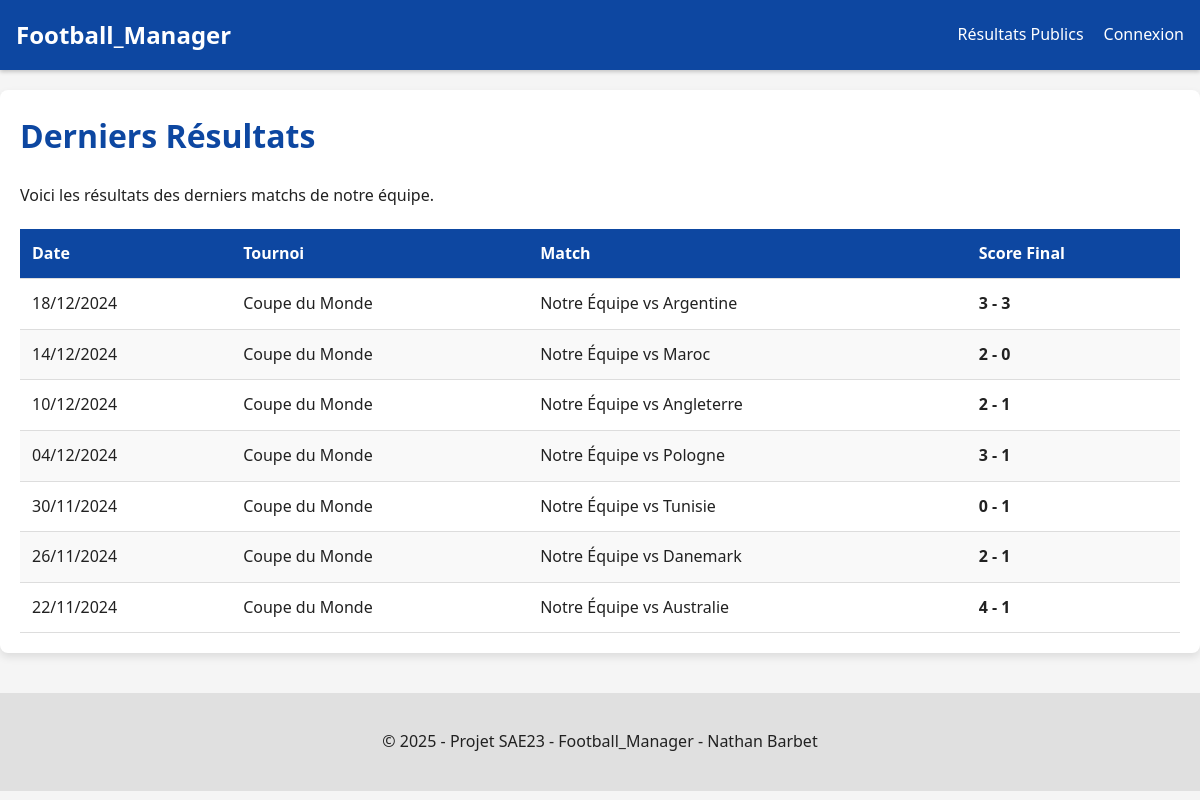
/public.php, run on an earlier commit of the app's database.
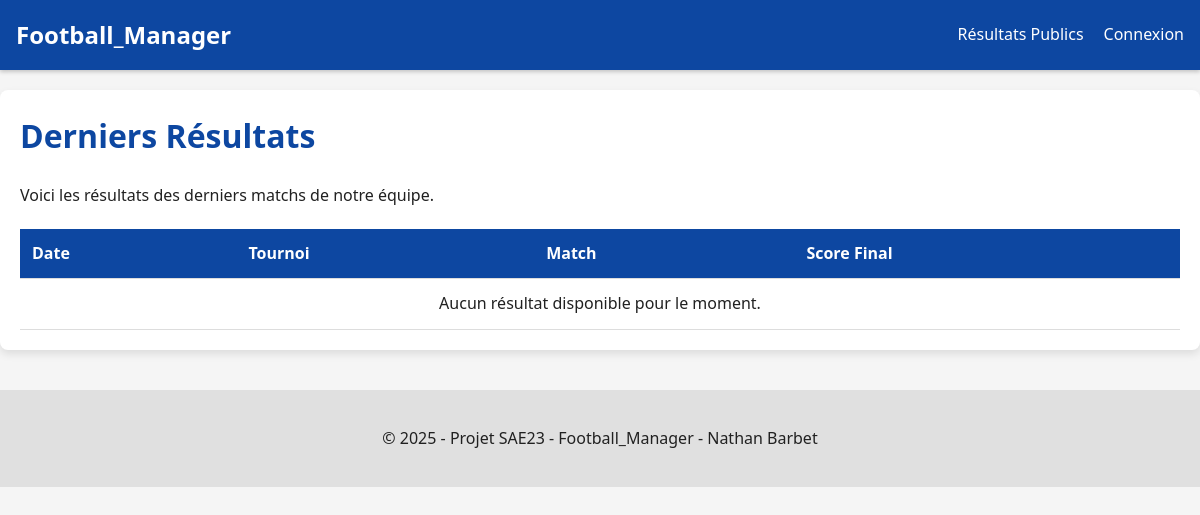
And on a later commit of the database.
### tables this page shows
CREATE TABLE matchs (
                        id_match INT PRIMARY KEY AUTO_INCREMENT,
                        adversaire VARCHAR(100) NOT NULL,
                        photo_adversaire VARCHAR(255) DEFAULT 'default_logo.png',
                        date_match DATETIME NOT NULL,
                        lieu VARCHAR(100),
                        score_equipe INT DEFAULT NULL,
                        score_adversaire INT DEFAULT NULL,
                        tournoi VARCHAR(100),
     
                        CONSTRAINT chk_scores CHECK (score_equipe >= 0 AND score_adversaire >= 0)
);

### public.php (the view, shortened to what this page needs)
<?php
include_once 'config.php';
$stmt = $pdo->query(
    "SELECT * FROM matchs
     WHERE date_match < NOW() AND score_equipe IS NOT NULL
     ORDER BY date_match DESC
     LIMIT 10"
);
$matchs_joues = $stmt->fetchAll();
include 'header.php';
?>
<h1>Derniers Résultats</h1>
<p>Voici les résultats des derniers matchs de notre équipe.</p>
<table>
    <thead>
    <tr>
        <th>Date</th>
        <th>Tournoi</th>
        <th>Match</th>
        <th>Score Final</th>
    </tr>
    </thead>
    <tbody>
    <?php if ($matchs_joues): ?>
        <?php foreach ($matchs_joues as $match): ?>
            <tr>
                <td><?php echo date('d/m/Y', strtotime($match['date_match'])); ?></td>
                <td><?php echo htmlspecialchars($match['tournoi']); ?></td>
                <td>Notre Équipe vs <?php echo htmlspecialchars($match['adversaire']); ?></td>
                <td>
                    <strong><?php echo htmlspecialchars($match['score_equipe']); ?> - <?php echo htmlspecialchars($match['score_adversaire']); ?></strong>
                </td>
            </tr>
        <?php endforeach; ?>
    <?php else: ?>
        <tr>
            <td colspan="4" style="text-align:center;">Aucun résultat disponible pour le moment.</td>
        </tr>
    <?php endif; ?>
    </tbody>
</table>
<?php include 'footer.php'; ?>

### header.php (shortened to what this page needs)
<!DOCTYPE html>
<html lang="fr">
<head>
    <link rel="stylesheet" href="style.css">
</head>
<body>
<nav>
    <div class="logo">Football_Manager</div>
    <ul>
        <?php if (isset($_SESSION['user_id'])): ?>
            <li><a href="dashboard.php">Tableau de bord</a></li>
            <?php if ($_SESSION['user_role'] === 'manager'): ?>
                <li><a href="manager_joueurs.php">Gérer les Joueurs</a></li>
                <li><a href="manager_matchs.php">Gérer les Matchs</a></li>
                <li><a href="manager_composition_visuel.php">Compositions</a></li>
            <?php else: ?>
                <li><a href="joueur_matchs.php">Voir les Matchs</a></li>
                <li><a href="joueur_stats.php">Mes Infos</a></li>
            <?php endif; ?>
            <li><a href="logout.php">Déconnexion</a></li>
        <?php else: ?>
            <li><a href="public.php">Résultats Publics</a></li>
            <li><a href="index.php">Connexion</a></li>
        <?php endif; ?>
    </ul>
</nav>
<main class="container">

### footer.php
</main>
<footer style="text-align: center; padding: 20px; margin-top: 40px; background-color: #e0e0e0;">
    <p>&copy; <?php echo date('Y'); ?> - Projet SAE23 - Football_Manager - Nathan Barbet</p>
</footer>
</body>
</html>

### style.css (style rules this page uses)
:root { --primary-color: #0d47a1; --secondary-color: #1565c0; --light-blue: #e3f2fd; --accent-color: #ffab00; --text-color: #212121; --background-color: #f5f5f5; --white: #ffffff; --danger-color: #d32f2f; --success-color: #388e3c; --font-family: 'Segoe UI', Tahoma, Geneva, Verdana, sans-serif; }
body { font-family: var(--font-family); margin: 0; background-color: var(--background-color); color: var(--text-color); line-height: 1.6; }
.container { max-width: 1200px; margin: 20px auto; padding: 20px; background: var(--white); border-radius: 8px; box-shadow: 0 4px 8px rgba(0,0,0,0.1); }
h1, h2, h3 { color: var(--primary-color); margin-top: 0; }
a { color: var(--secondary-color); text-decoration: none; }
nav { background-color: var(--primary-color); color: var(--white); padding: 1rem; display: flex; justify-content: space-between; align-items: center; box-shadow: 0 2px 4px rgba(0,0,0,0.2); }
nav .logo { font-size: 1.5rem; font-weight: bold; }
nav ul { margin: 0; padding: 0; list-style: none; display: flex; gap: 20px; }
nav a { color: var(--white); font-weight: 500; }
table { width: 100%; border-collapse: collapse; margin-top: 20px; }
th, td { padding: 12px; text-align: left; border-bottom: 1px solid #ddd; }
th { background-color: var(--primary-color); color: var(--white); }
tr:nth-child(even) { background-color: #f9f9f9; }

What changed in the data, as far as the page shows it:
removed matchs: date_match "18/12/2024", tournoi "Coupe du Monde", adversaire "Argentine", score_equipe "3", score_adversaire "3"
removed matchs: date_match "14/12/2024", tournoi "Coupe du Monde", adversaire "Maroc", score_equipe "2", score_adversaire "0"
removed matchs: date_match "10/12/2024", tournoi "Coupe du Monde", adversaire "Angleterre", score_equipe "2", score_adversaire "1"
removed matchs: date_match "04/12/2024", tournoi "Coupe du Monde", adversaire "Pologne", score_equipe "3", score_adversaire "1"
removed matchs: date_match "30/11/2024", tournoi "Coupe du Monde", adversaire "Tunisie", score_equipe "0", score_adversaire "1"
removed matchs: date_match "26/11/2024", tournoi "Coupe du Monde", adversaire "Danemark", score_equipe "2", score_adversaire "1"
removed matchs: date_match "22/11/2024", tournoi "Coupe du Monde", adversaire "Australie", score_equipe "4", score_adversaire "1"
Also different on the page:
text now shown: "Aucun résultat disponible pour le moment."
